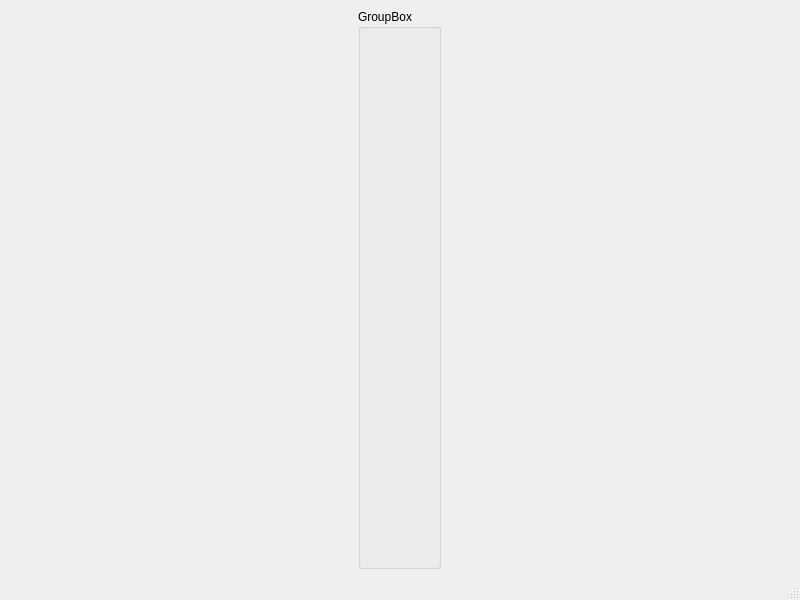
<?xml version="1.0" encoding="UTF-8"?>
<ui version="4.0">
 <class>MainWindow</class>
 <widget class="QMainWindow" name="MainWindow">
  <property name="geometry">
   <rect>
    <x>0</x>
    <y>0</y>
    <width>800</width>
    <height>600</height>
   </rect>
  </property>
  <property name="windowTitle">
   <string>MainWindow</string>
  </property>
  <widget class="QWidget" name="centralwidget">
   <layout class="QGridLayout" name="gridLayout">
    <item row="0" column="1">
     <layout class="QVBoxLayout" name="verticalLayout"/>
    </item>
    <item row="0" column="0">
     <widget class="QGroupBox" name="groupBox">
      <property name="sizePolicy">
       <sizepolicy hsizetype="Fixed" vsizetype="Preferred">
        <horstretch>0</horstretch>
        <verstretch>0</verstretch>
       </sizepolicy>
      </property>
      <property name="title">
       <string>GroupBox</string>
      </property>
     </widget>
    </item>
   </layout>
  </widget>
  <widget class="QMenuBar" name="menubar">
   <property name="geometry">
    <rect>
     <x>0</x>
     <y>0</y>
     <width>800</width>
     <height>22</height>
    </rect>
   </property>
  </widget>
  <widget class="QStatusBar" name="statusbar"/>
 </widget>
 <resources/>
 <connections/>
</ui>
